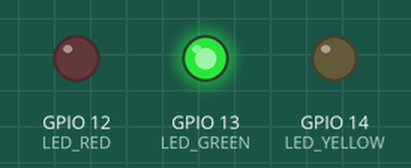
Simulated run of this program. Board: ESP32. Shown: output pins drawn as LEDs (lit = HIGH).

Above: at 2.5 s.
At 5.02 s:
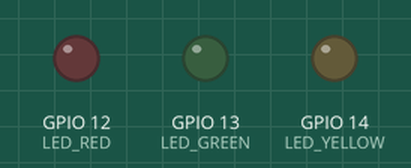
At 9.6 s:
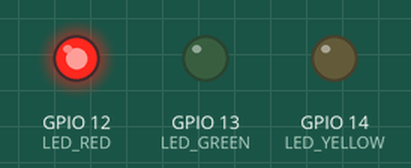
At 13.1 s:
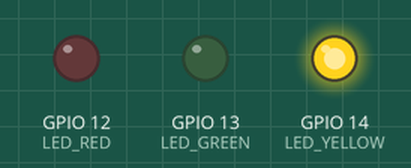
Timing chart, 0 to 18.5 s (numbered marks = the images above):
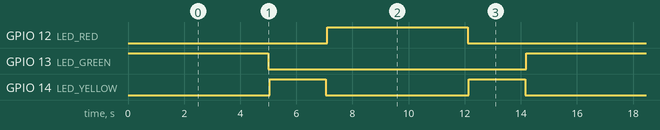

The program:

main.cpp
```cpp
#include <Arduino.h>

constexpr int LED_GREEN = 13, LED_RED = 12, LED_YELLOW = 14;

void setup() {
// write your initialization code here
    pinMode(LED_GREEN, OUTPUT);
    pinMode(LED_RED, OUTPUT);
    pinMode(LED_YELLOW, OUTPUT);

}

void loop() {
    // write your code here

    digitalWrite(LED_GREEN, HIGH);
    delay(5000);
    digitalWrite(LED_GREEN, LOW);
    delay(50);
    digitalWrite(LED_YELLOW, HIGH);
    delay(2000);
    digitalWrite(LED_YELLOW, LOW);
    delay(50);
    digitalWrite(LED_RED, HIGH);
    delay(5000);
    digitalWrite(LED_RED, LOW);
    delay(50);
    digitalWrite(LED_YELLOW, HIGH);
    delay(2000);
    digitalWrite(LED_YELLOW, LOW);
    delay(50);


}
```

Measured:
- by itself, GPIO 12 (LED_RED), GPIO 13 (LED_GREEN): alternates HIGH for 5.0 s and LOW for 9.2 s
- by itself, GPIO 14 (LED_YELLOW): alternates HIGH for 2.0 s and LOW for 5.1 s
- by itself, everything shown: repeats every 14.2 s, in 8 steps
